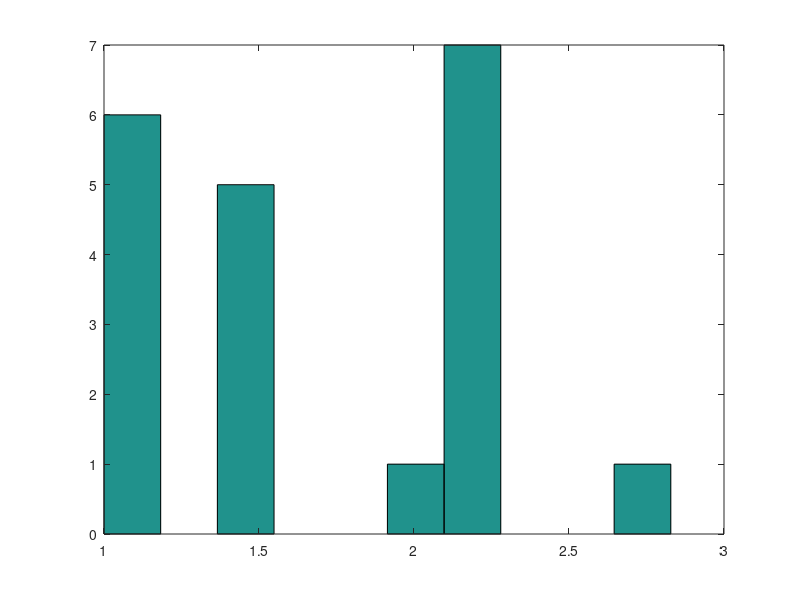

This figure's MATLAB source:
% nuevo programa
clear
clc
l=2; % Distancia de eje
p=1; % Resolución (Determinar en qué parte del código se introducirá ésta variable)
n=20; % Número de partículas
d=2; % Dimensión

k=(2*l/p)+1; % Posiciones permitidas

m=round(unifrnd(1,k,n,d)); % Matriz aleatoria de n partículas con d dimensiones redondeada

for i=1:n
  for j=1:d
  dist1(i,j)=(m(i,j)-1)*p+(-l);
  end 
end

dist1;

for i=1:n
  md=dist1(i,:);
  md2=md.^2;
  s=sum(md2);
  dist(i)=sqrt(s)
 
end
  
hist(dist)



  